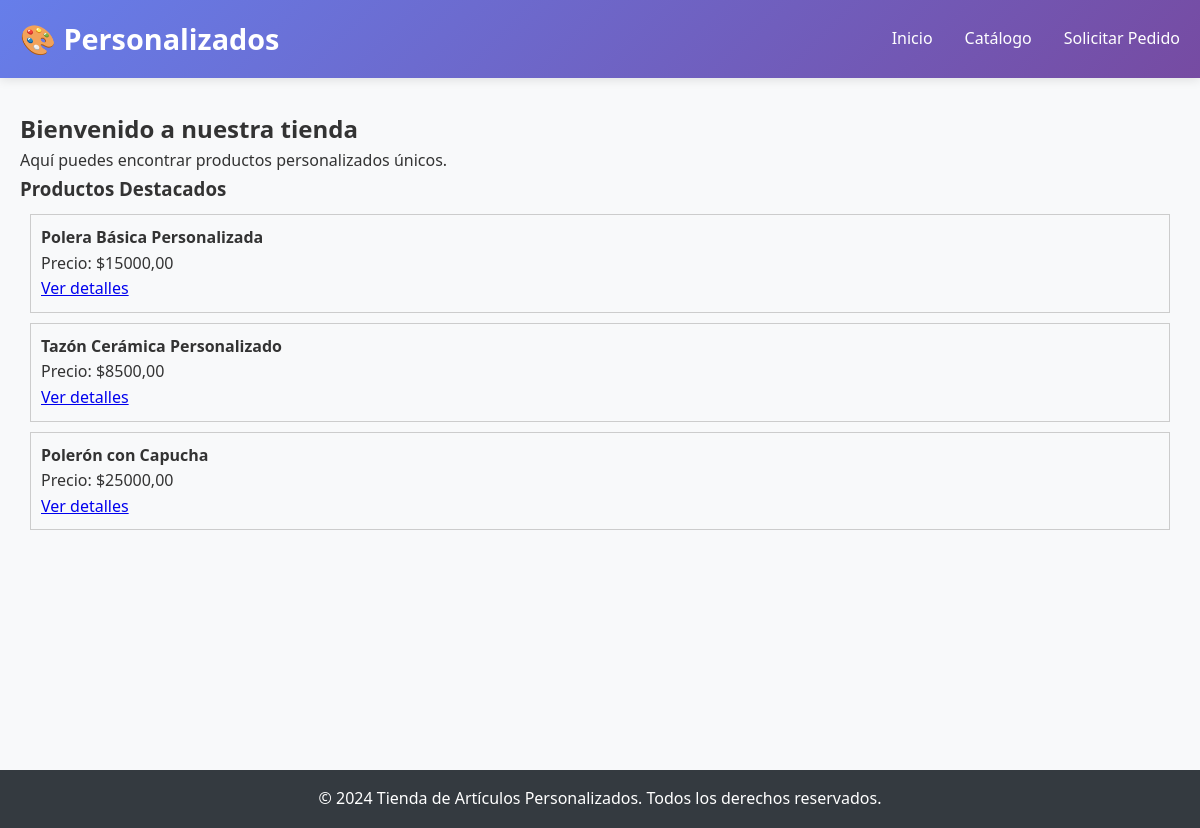
The page / on the database its author committed.
### tienda/models.py (models this page shows, shortened)
class Producto(models.Model):
    nombre = models.CharField(max_length=200)
    descripcion = models.TextField()
    categoria = models.ForeignKey(Categoria, on_delete=models.CASCADE)
    precio_base = models.DecimalField(max_digits=10, decimal_places=2)
    activo = models.BooleanField(default=True)
    imagen_1 = models.ImageField(upload_to='productos/', blank=True, null=True)
    imagen_2 = models.ImageField(upload_to='productos/', blank=True, null=True)
    imagen_3 = models.ImageField(upload_to='productos/', blank=True, null=True)
    class Meta:
        verbose_name = "Producto"
        verbose_name_plural = "Productos"

### tienda/views.py (the view)
# urls.py: path('', views.IndexView.as_view(), name='index'),
class IndexView(ListView):
    model = Producto
    template_name = 'tienda/index.html'
    context_object_name = 'productos_destacados'
    def get_queryset(self):
        return Producto.objects.filter(activo=True)[:6]
    def get_context_data(self, **kwargs):
        context = super().get_context_data(**kwargs)
        context['categorias'] = Categoria.objects.all()
        return context

### templates/tienda/index.html (shortened to what this page needs)
{% extends 'tienda/base.html' %}
{% block content %}
<h2>Bienvenido a nuestra tienda</h2>
<p>Aquí puedes encontrar productos personalizados únicos.</p>
<h3>Productos Destacados</h3>
{% if productos_destacados %}
    <div>
    {% for producto in productos_destacados %}
        <div style="border: 1px solid #ccc; padding: 10px; margin: 10px;">
            <h4>{{ producto.nombre }}</h4>
            <p>Precio: ${{ producto.precio_base }}</p>
            <a href="{% url 'tienda:detalle_producto' producto.id %}">Ver detalles</a>
        </div>
    {% endfor %}
    </div>
{% else %}
    <p>No hay productos disponibles.</p>
{% endif %}
{% endblock %}

### templates/tienda/base.html (style rules this page uses)
* { margin: 0; padding: 0; box-sizing: border-box; }
body { font-family: 'Segoe UI', Tahoma, Geneva, Verdana, sans-serif; line-height: 1.6; color: #333; background-color: #f8f9fa; }

### rows shown on the page
Producto: nombre "Polera Básica Personalizada", precio_base "15000,00"
Producto: nombre "Tazón Cerámica Personalizado", precio_base "8500,00"
Producto: nombre "Polerón con Capucha", precio_base "25000,00"
